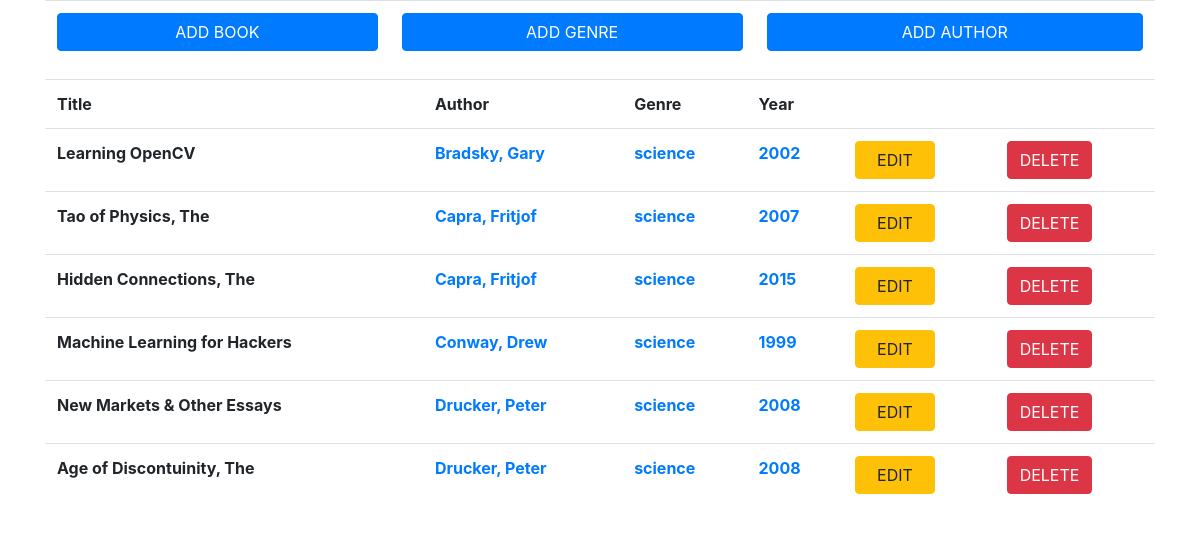
Screenshot of /genre/1/ with the database file from the repository.
### tables this page shows
CREATE TABLE "book" (
	"id"	INTEGER NOT NULL UNIQUE,
	"name"	TEXT NOT NULL,
	"genre"	INTEGER,
	"author"	INTEGER,
	"year"	INTEGER,
	PRIMARY KEY("id" AUTOINCREMENT)
);

CREATE TABLE "author" (
	"id"	INTEGER NOT NULL UNIQUE,
	"name"	TEXT NOT NULL,
	PRIMARY KEY("id" AUTOINCREMENT)
);

CREATE TABLE "genre" (
	"id"	INTEGER NOT NULL UNIQUE,
	"name"	TEXT NOT NULL UNIQUE,
	PRIMARY KEY("id" AUTOINCREMENT)
);

### app.py (the view)
@app.route('/genre/<int:pk>/')
def books_by_genre(pk):
    books = execute_query(f"SELECT * FROM book WHERE genre={pk}")
    return render_template('index.html',
                           books=books, get_by_id=get_by_id, get_by_year=get_by_year)

### app.py (called while the page is built)
def execute_query(query):
    with sqlite3.connect('../HomeWork3/books.db') as conn:
        cursor = conn.cursor()
        cursor.execute(query)
        conn.commit()
        return cursor.fetchall()

def get_by_id(table, book_id):
    return execute_query(
        f"SELECT * FROM {table} WHERE id={book_id}"
    )[0]

def get_by_year(table, value):
    return execute_query(
        f"SELECT * FROM {table} WHERE year={value}"
    )[0]

### templates/index.html (shortened to what this page needs)
<!DOCTYPE html>
<html lang="en">
<head>
    <link rel="stylesheet" href="https://cdn.jsdelivr.net/npm/bootstrap@4.6.0/dist/css/bootstrap.min.css">
</head>
<body>
    <div class="container">
        <div class="row">
            <div class="col-md-12">
                <table class="table">
                    <tr>
                        <td>
                            <form method="get" action="/create/book/">
                                <input style="width: 100%" type="submit" value="ADD BOOK" class="btn btn-primary">
                            </form>
                        </td>
                        <td>
                            <form method="get" action="/create/janr/">
                                <input style="width: 100%" type="submit" value="ADD GENRE" class="btn btn-primary">
                            </form>
                        </td>
                        <td>
                            <form method="get" action="/create/author/">
                                <input style="width: 100%" type="submit" value="ADD AUTHOR" class="btn btn-primary">
                            </form>
                        </td>
                    </tr>
                </table>
                <table class="table">
                    <tr>
                        <th>Title</th>
                        <th>Author</th>
                        <th>Genre</th>
                        <th>Year</th>
                        <th></th>
                        <th></th>
                    </tr>
                    {% for book in books %}
                    <tr>
                        <th>{{book[1]}}</th>
                        <th>
                            {% with author=get_by_id('author', book[3]) %}
                                <a href="/author/{{author[0]}}/">{{author[1]}}</a>
                            {% endwith %}
                        </th>
                        <th>
                            {% with genre=get_by_id('genre', book[2]) %}
                                <a href="/genre/{{genre[0]}}/">{{genre[1]}}</a>
                            {% endwith %}
                        </th>
                        <th>
                            {% with year=get_by_year('book', book[4]) %}
                                <a href="/year/{{book[4]}}/">{{book[4]}}</a>
                            {% endwith %}
                        </th>
                        <th>
                            <form method="post" action="/edit/book/{{book[0]}}/">
                                <input type="submit" value="  EDIT  " class="btn btn-warning">
                            </form>
                        </th>
                        <th>
                            <form method="post" onSubmit='return confirm("Для удаления всей информации нажмите OK?");'
                                  action="/remove_book/">
                                <input type="submit" value="DELETE" class="btn btn-danger">
                            </form>
                        </th>
                    </tr>
                    {% endfor %}
                </table>
            </div>
        </div>
    </div>
</body>
</html>

### rows the page displays
book: name "Learning OpenCV", year "2002"
author: name "Bradsky, Gary"
genre: name "science"
book: name "Tao of Physics, The", year "2007"
author: name "Capra, Fritjof"
book: name "Hidden Connections, The", year "2015"
book: name "Machine Learning for Hackers", year "1999"
author: name "Conway, Drew"
book: name "New Markets & Other Essays", year "2008"
author: name "Drucker, Peter"
book: name "Age of Discontuinity, The", year "2008"
